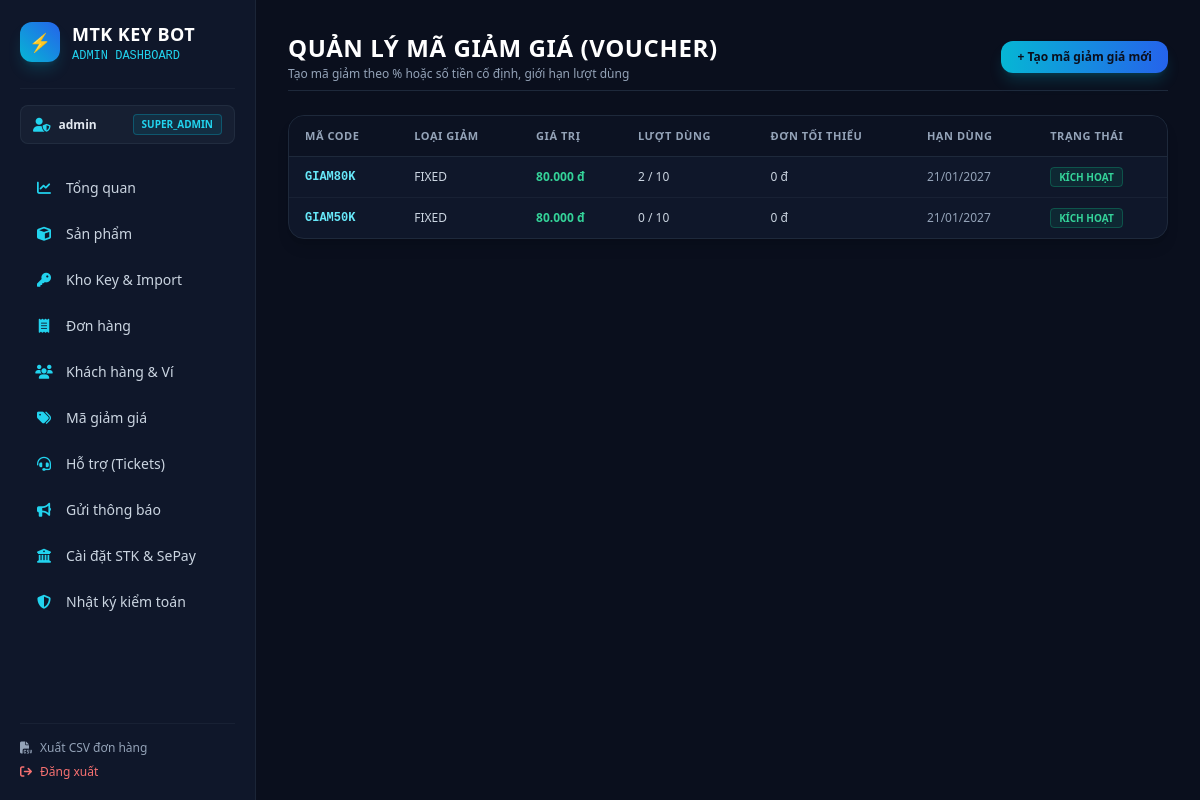
The page /admin/discounts (signed in) on the database its author committed.
### app/database/models.py (models this page shows)
class Base(DeclarativeBase):
    pass

class AdminUser(Base):
    __tablename__ = "admin_users"
    id: Mapped[int] = mapped_column(Integer, primary_key=True, autoincrement=True)
    username: Mapped[str] = mapped_column(String(64), unique=True, index=True, nullable=False)
    hashed_password: Mapped[str] = mapped_column(String(255), nullable=False)
    role: Mapped[AdminRole] = mapped_column(
        SQLEnum(AdminRole), default=AdminRole.SUPPORT, nullable=False
    )
    is_active: Mapped[bool] = mapped_column(Boolean, default=True, nullable=False)
    created_at: Mapped[datetime] = mapped_column(DateTime, default=utc_now, nullable=False)
    updated_at: Mapped[datetime] = mapped_column(DateTime, default=utc_now, onupdate=utc_now, nullable=False)

class DiscountCode(Base):
    __tablename__ = "discount_codes"
    id: Mapped[int] = mapped_column(Integer, primary_key=True, autoincrement=True)
    code: Mapped[str] = mapped_column(String(32), unique=True, index=True, nullable=False)
    discount_type: Mapped[DiscountType] = mapped_column(SQLEnum(DiscountType), nullable=False)
    discount_value: Mapped[int] = mapped_column(BigInteger, nullable=False)  # % or VND
    max_uses: Mapped[int] = mapped_column(Integer, default=100, nullable=False)
    current_uses: Mapped[int] = mapped_column(Integer, default=0, nullable=False)
    min_order_amount: Mapped[int] = mapped_column(BigInteger, default=0, nullable=False)
    product_id: Mapped[Optional[int]] = mapped_column(Integer, ForeignKey("products.id"), nullable=True)
    start_date: Mapped[datetime] = mapped_column(DateTime, default=utc_now, nullable=False)
    end_date: Mapped[datetime] = mapped_column(DateTime, nullable=False)
    is_active: Mapped[bool] = mapped_column(Boolean, default=True, nullable=False)
    created_at: Mapped[datetime] = mapped_column(DateTime, default=utc_now, nullable=False)
    redemptions: Mapped[List["DiscountRedemption"]] = relationship("DiscountRedemption", back_populates="discount")

### app/admin/routes.py (the view)
@router.get("/discounts", response_class=HTMLResponse)
async def discounts_page(
    request: Request,
    admin: AdminUser = Depends(get_current_admin),
    session: AsyncSession = Depends(get_db),
):
    discounts = await DiscountService.list_codes(session)
    for d in discounts:
        d.discount_value_formatted = format_vnd(d.discount_value)
        d.min_order_amount_formatted = format_vnd(d.min_order_amount)
    return templates.TemplateResponse(
        "discounts.html",
        {"request": request, "admin": admin, "discounts": discounts},
    )

### app/admin/templates/discounts.html (shortened to what this page needs)
{% extends "base.html" %}
{% block content %}
<div class="space-y-6">
    <div class="flex flex-col sm:flex-row sm:items-center sm:justify-between gap-4 pb-2 border-b border-navy-700">
        <div>
            <h2 class="text-2xl font-black text-white tracking-wide">QUẢN LÝ MÃ GIẢM GIÁ (VOUCHER)</h2>
            <p class="text-xs text-slate-400 mt-0.5">Tạo mã giảm theo % hoặc số tiền cố định, giới hạn lượt dùng</p>
        </div>
        <button onclick="document.getElementById('createDiscountModal').classList.remove('hidden')"
                class="px-4 py-2 bg-gradient-to-r from-cyan-500 to-blue-600 hover:from-cyan-400 hover:to-blue-500 text-navy-900 font-bold rounded-xl shadow-lg shadow-cyan-500/20 text-xs transition">
            + Tạo mã giảm giá mới
        </button>
    </div>
    <div class="bg-navy-800 border border-navy-700 rounded-2xl shadow-lg overflow-hidden">
        <div class="overflow-x-auto">
            <table class="w-full text-left text-xs text-slate-300">
                <thead class="text-[11px] uppercase tracking-wider text-slate-400 bg-navy-900/60 border-b border-navy-700">
                    <tr>
                        <th class="py-3 px-4">Mã Code</th>
                        <th class="py-3 px-4">Loại giảm</th>
                        <th class="py-3 px-4">Giá trị</th>
                        <th class="py-3 px-4">Lượt dùng</th>
                        <th class="py-3 px-4">Đơn tối thiểu</th>
                        <th class="py-3 px-4">Hạn dùng</th>
                        <th class="py-3 px-4">Trạng thái</th>
                    </tr>
                </thead>
                <tbody class="divide-y divide-navy-700/60">
                    {% for d in discounts %}
                    <tr class="hover:bg-navy-700/30 transition">
                        <td class="py-3 px-4 font-mono font-bold text-cyan-300">{{ d.code }}</td>
                        <td class="py-3 px-4">{{ d.discount_type.value }}</td>
                        <td class="py-3 px-4 font-bold text-emerald-400">
                            {% if d.discount_type.value == 'PERCENT' %}{{ d.discount_value }}%{% else %}{{ d.discount_value_formatted }}{% endif %}
                        </td>
                        <td class="py-3 px-4">{{ d.current_uses }} / {{ d.max_uses }}</td>
                        <td class="py-3 px-4">{{ d.min_order_amount_formatted }}</td>
                        <td class="py-3 px-4 text-slate-400">{{ d.end_date.strftime('%d/%m/%Y') }}</td>
                        <td class="py-3 px-4">
                            {% if d.is_active %}
                                <span class="px-2 py-0.5 rounded text-[10px] font-bold bg-emerald-500/10 text-emerald-400 border border-emerald-500/30">KÍCH HOẠT</span>
                            {% else %}
                                <span class="px-2 py-0.5 rounded text-[10px] font-bold bg-slate-500/10 text-slate-400 border border-slate-500/30">TẮT</span>
                            {% endif %}
                        </td>
                    </tr>
                    {% endfor %}
                </tbody>
            </table>
        </div>
    </div>
</div>
{% endblock %}

### app/admin/templates/base.html (shortened to what this page needs)
<!DOCTYPE html>
<html lang="vi" class="dark">
<head>
    <script src="https://cdn.tailwindcss.com"></script>
    <link rel="stylesheet" href="https://cdnjs.cloudflare.com/ajax/libs/font-awesome/6.5.1/css/all.min.css" />
</head>
<body class="bg-navy-900 text-slate-100 min-h-screen flex flex-col md:flex-row antialiased">
    <aside id="sidebar" class="hidden md:flex flex-col w-64 bg-navy-800 border-r border-navy-700/80 p-5 shrink-0 min-h-screen">
        <div class="flex items-center space-x-3 pb-6 border-b border-navy-700/60">
            <div class="w-10 h-10 rounded-xl bg-gradient-to-tr from-cyan-500 to-blue-600 flex items-center justify-center font-black text-white text-lg shadow-lg shadow-cyan-500/20">
                ⚡
            </div>
            <div>
                <h1 class="font-extrabold text-lg text-white tracking-wide">MTK KEY BOT</h1>
                <p class="text-xs text-cyan-400 font-mono">ADMIN DASHBOARD</p>
            </div>
        </div>
        {% if admin %}
        <div class="mt-4 px-3 py-2 bg-navy-700/50 rounded-lg border border-navy-600/40 flex items-center justify-between">
            <div class="flex items-center space-x-2">
                <i class="fa-solid fa-user-shield text-cyan-400 text-sm"></i>
                <span class="text-xs font-semibold text-slate-200">{{ admin.username }}</span>
            </div>
            <span class="text-[10px] font-bold uppercase px-2 py-0.5 rounded bg-cyan-500/10 text-cyan-400 border border-cyan-500/30">
                {{ admin.role.value }}
            </span>
        </div>
        {% endif %}
        <nav class="mt-6 flex-1 space-y-1.5 text-sm font-medium">
            <a href="/admin/dashboard" class="flex items-center space-x-3 px-3.5 py-2.5 rounded-lg text-slate-300 hover:bg-navy-700/80 hover:text-cyan-400 transition-all">
                <i class="fa-solid fa-chart-line w-5 text-center text-cyan-400"></i>
                <span>Tổng quan</span>
            </a>
            <a href="/admin/products" class="flex items-center space-x-3 px-3.5 py-2.5 rounded-lg text-slate-300 hover:bg-navy-700/80 hover:text-cyan-400 transition-all">
                <i class="fa-solid fa-cube w-5 text-center text-cyan-400"></i>
                <span>Sản phẩm</span>
            </a>
            <a href="/admin/inventory" class="flex items-center space-x-3 px-3.5 py-2.5 rounded-lg text-slate-300 hover:bg-navy-700/80 hover:text-cyan-400 transition-all">
                <i class="fa-solid fa-key w-5 text-center text-cyan-400"></i>
                <span>Kho Key & Import</span>
            </a>
            <a href="/admin/orders" class="flex items-center space-x-3 px-3.5 py-2.5 rounded-lg text-slate-300 hover:bg-navy-700/80 hover:text-cyan-400 transition-all">
                <i class="fa-solid fa-receipt w-5 text-center text-cyan-400"></i>
                <span>Đơn hàng</span>
            </a>
            <a href="/admin/users" class="flex items-center space-x-3 px-3.5 py-2.5 rounded-lg text-slate-300 hover:bg-navy-700/80 hover:text-cyan-400 transition-all">
                <i class="fa-solid fa-users w-5 text-center text-cyan-400"></i>
                <span>Khách hàng & Ví</span>
            </a>
            <a href="/admin/discounts" class="flex items-center space-x-3 px-3.5 py-2.5 rounded-lg text-slate-300 hover:bg-navy-700/80 hover:text-cyan-400 transition-all">
                <i class="fa-solid fa-tags w-5 text-center text-cyan-400"></i>
                <span>Mã giảm giá</span>
            </a>
            <a href="/admin/tickets" class="flex items-center space-x-3 px-3.5 py-2.5 rounded-lg text-slate-300 hover:bg-navy-700/80 hover:text-cyan-400 transition-all">
                <i class="fa-solid fa-headset w-5 text-center text-cyan-400"></i>
                <span>Hỗ trợ (Tickets)</span>
            </a>
            <a href="/admin/broadcast" class="flex items-center space-x-3 px-3.5 py-2.5 rounded-lg text-slate-300 hover:bg-navy-700/80 hover:text-cyan-400 transition-all">
                <i class="fa-solid fa-bullhorn w-5 text-center text-cyan-400"></i>
                <span>Gửi thông báo</span>
            </a>
            <a href="/admin/bank-settings" class="flex items-center space-x-3 px-3.5 py-2.5 rounded-lg text-slate-300 hover:bg-navy-700/80 hover:text-cyan-400 transition-all">
                <i class="fa-solid fa-building-columns w-5 text-center text-cyan-400"></i>
                <span>Cài đặt STK & SePay</span>
            </a>
            <a href="/admin/audit-logs" class="flex items-center space-x-3 px-3.5 py-2.5 rounded-lg text-slate-300 hover:bg-navy-700/80 hover:text-cyan-400 transition-all">
                <i class="fa-solid fa-shield-halved w-5 text-center text-cyan-400"></i>
                <span>Nhật ký kiểm toán</span>
            </a>
        </nav>
        <div class="pt-4 border-t border-navy-700/60 space-y-2">
            <a href="/admin/export/orders.csv" class="flex items-center space-x-2 text-xs text-slate-400 hover:text-cyan-400 transition">
                <i class="fa-solid fa-file-csv"></i>
                <span>Xuất CSV đơn hàng</span>
            </a>
            <a href="/admin/logout" class="flex items-center space-x-2 text-xs text-red-400 hover:text-red-300 transition">
                <i class="fa-solid fa-arrow-right-from-bracket"></i>
                <span>Đăng xuất</span>
            </a>
        </div>
    </aside>
    <main class="flex-1 p-6 md:p-8 overflow-y-auto">
        {% block content %}{% endblock %}
    </main>
</body>
</html>

### app/admin/templates/base.html (style rules this page uses)
body { font-family: system-ui, -apple-system, BlinkMacSystemFont, 'Segoe UI', Roboto, Oxygen, Ubuntu, Cantarell, sans-serif; }

### rows shown on the page
AdminUser: username "admin", role.value "SUPER_ADMIN"
DiscountCode: code "GIAM80K", discount_type.value "FIXED", discount_value_formatted "80.000 đ", current_uses "2", max_uses "10", min_order_amount_formatted "0 đ", end_date "21/01/2027", is_active "KÍCH HOẠT"
DiscountCode: code "GIAM50K", discount_type.value "FIXED", discount_value_formatted "80.000 đ", current_uses "0", max_uses "10", min_order_amount_formatted "0 đ", end_date "21/01/2027", is_active "KÍCH HOẠT"
